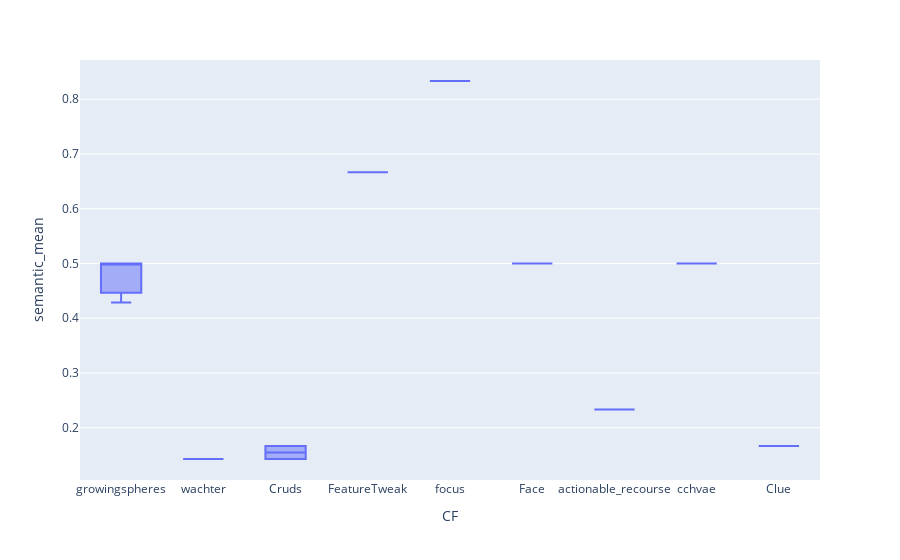

Notebook code for this chart:
### Code cell
import plotly.express as px
df=data
fig = px.box(df,x="CF", y="semantic_mean")
fig.show()

### Figure 1 — Plotly figure (JSON) as saved in the notebook; plotly's stock layout.template omitted (floating-point values rounded to 4 significant figures)
{"data": [{"alignmentgroup": "True", "hovertemplate": "CF=%{x}<br>semantic_mean=%{y}<extra></extra>", "legendgroup": "", "marker": {"color": "#636efa"}, "name": "", "notched": false, "offsetgroup": "", "orientation": "v", "showlegend": false, "type": "box", "x": ["growingspheres", "wachter", "Cruds", "FeatureTweak", "focus", "Face", "growingspheres", "actionable_recourse", "cchvae", "Clue", "Cruds", "growingspheres"], "x0": " ", "xaxis": "x", "y": [0.4286, 0.1429, 0.1429, 0.6667, 0.8333, 0.5, 0.5, 0.2333, 0.5, 0.1667, 0.1667, 0.5], "y0": " ", "yaxis": "y"}], "layout": {"boxmode": "group", "legend": {"tracegroupgap": 0}, "margin": {"t": 60}, "xaxis": {"anchor": "y", "domain": [0, 1], "title": {"text": "CF"}}, "yaxis": {"anchor": "x", "domain": [0, 1], "title": {"text": "semantic_mean"}}}}
